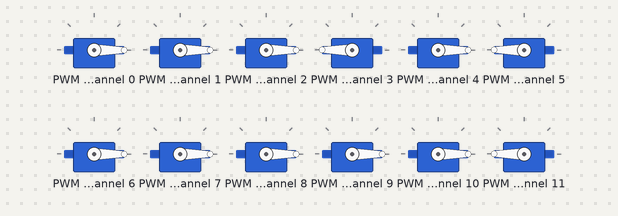
Recording of a program running on a simulated Raspberry Pi (BCM pin numbers). On the bench: 12 × servo. The clock reads 2024-03-15 10:24:30 at power-on unless the program sets it; what the program prints to the terminal is not drawn.

Above: at 0.1 s.
Timing chart, 0 to 1.6 s (numbered marks = the images above):
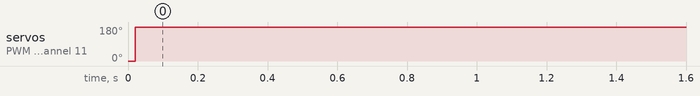

The program:

binary_clock.py
```python
from adafruit_servokit import ServoKit
import time
import datetime

kit = ServoKit(channels=16)

# Initialize Servos
for i in range(16):
    kit.servo[i].actuation_range = 180
    kit.servo[i].set_pulse_width_range(500, 2500)
    kit.servo[i].angle = 0

# Define servo positions (place values) for hours and minutes
servo_positions = {
    "hours": {8: 3, 4: 4, 2: 5, 1: 6},
    "minutes": {32: 10, 16: 11, 8: 12, 4: 13, 2: 14, 1: 15}
}

def set_servo_angles(value, time_unit):
    """Sets servo angles based on the given time value (hour or minute)."""
    for place_value, servo_index in servo_positions[time_unit].items():
        bit_value = (value // place_value) % 2
        angle = 180 if bit_value == 1 else 0
        kit.servo[servo_index].angle = angle

def binary_clock():
    """Displays time in hours and minutes on servos, updating every second."""
    last_hour = -1
    last_minute = -1

    while True:
        now = datetime.datetime.now()
        hour_12 = now.hour % 12

        # Check if either hour or minute has changed
        if hour_12 != last_hour or now.minute != last_minute:
            print(f"Time: {hour_12:02}:{now.minute:02}")

        # Update servos (even if the time hasn't changed for a visual refresh)
        set_servo_angles(hour_12, "hours")
        set_servo_angles(now.minute, "minutes")

        last_hour = hour_12
        last_minute = now.minute
        time.sleep(1)

# Start the binary clock
binary_clock()
```

Measured:
- by itself, servo on PWM channel 3, servo on PWM channel 5, servo on PWM channel 11: 0° → 180° at 0.02 s
